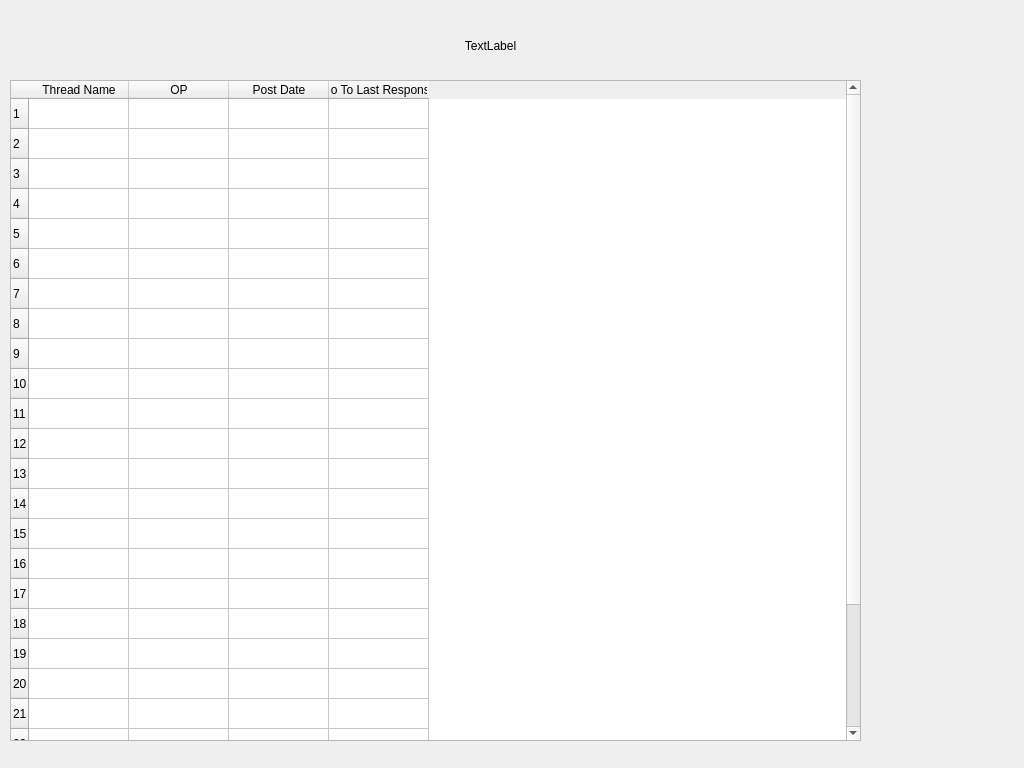
<?xml version="1.0" encoding="UTF-8"?>
<ui version="4.0">
 <class>SubForum</class>
 <widget class="QWidget" name="SubForum">
  <property name="geometry">
   <rect>
    <x>0</x>
    <y>0</y>
    <width>1024</width>
    <height>768</height>
   </rect>
  </property>
  <property name="sizePolicy">
   <sizepolicy hsizetype="Fixed" vsizetype="Fixed">
    <horstretch>0</horstretch>
    <verstretch>0</verstretch>
   </sizepolicy>
  </property>
  <property name="windowTitle">
   <string>Form</string>
  </property>
  <widget class="QLabel" name="label">
   <property name="geometry">
    <rect>
     <x>340</x>
     <y>20</y>
     <width>301</width>
     <height>51</height>
    </rect>
   </property>
   <property name="text">
    <string>TextLabel</string>
   </property>
   <property name="alignment">
    <set>Qt::AlignCenter</set>
   </property>
  </widget>
  <widget class="QTableWidget" name="tableWidget">
   <property name="geometry">
    <rect>
     <x>10</x>
     <y>80</y>
     <width>851</width>
     <height>661</height>
    </rect>
   </property>
   <property name="sizePolicy">
    <sizepolicy hsizetype="Fixed" vsizetype="Fixed">
     <horstretch>0</horstretch>
     <verstretch>0</verstretch>
    </sizepolicy>
   </property>
   <property name="editTriggers">
    <set>QAbstractItemView::NoEditTriggers</set>
   </property>
   <property name="dragDropOverwriteMode">
    <bool>false</bool>
   </property>
   <property name="showGrid">
    <bool>true</bool>
   </property>
   <property name="rowCount">
    <number>26</number>
   </property>
   <property name="columnCount">
    <number>4</number>
   </property>
   <attribute name="horizontalHeaderCascadingSectionResizes">
    <bool>false</bool>
   </attribute>
   <attribute name="horizontalHeaderShowSortIndicator" stdset="0">
    <bool>false</bool>
   </attribute>
   <attribute name="horizontalHeaderStretchLastSection">
    <bool>false</bool>
   </attribute>
   <row/>
   <row/>
   <row/>
   <row/>
   <row/>
   <row/>
   <row/>
   <row/>
   <row/>
   <row/>
   <row/>
   <row/>
   <row/>
   <row/>
   <row/>
   <row/>
   <row/>
   <row/>
   <row/>
   <row/>
   <row/>
   <row/>
   <row/>
   <row/>
   <row/>
   <row/>
   <column>
    <property name="text">
     <string>Thread Name</string>
    </property>
   </column>
   <column>
    <property name="text">
     <string>OP</string>
    </property>
   </column>
   <column>
    <property name="text">
     <string>Post Date</string>
    </property>
   </column>
   <column>
    <property name="text">
     <string>Go To Last Response</string>
    </property>
   </column>
   <item row="0" column="0">
    <property name="text">
     <string/>
    </property>
    <property name="flags">
     <set>ItemIsSelectable|ItemIsEnabled</set>
    </property>
   </item>
  </widget>
 </widget>
 <resources/>
 <connections/>
</ui>
